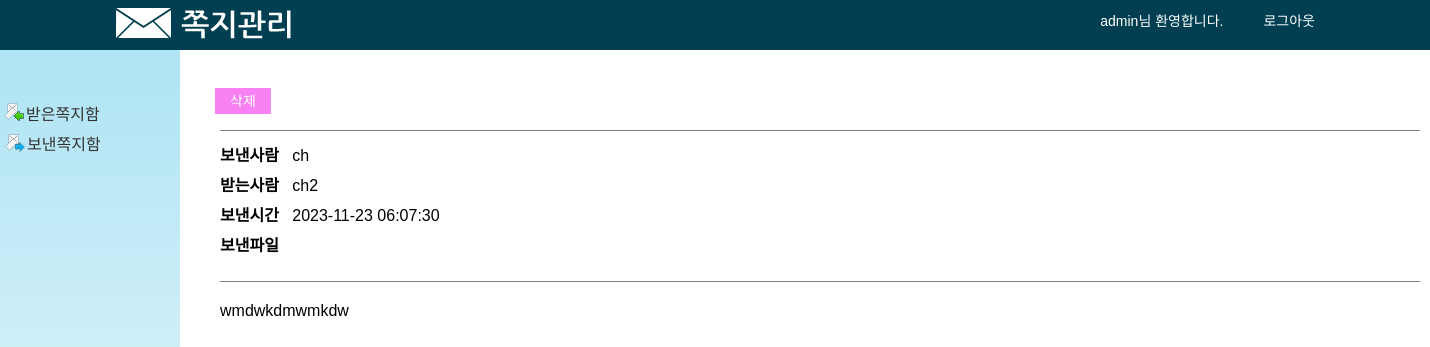
The app's page /chat/page/note/send_read.php?idx=1 (signed in) with its own data.
### tables this page shows
CREATE TABLE `send_note` (
  `idx` int NOT NULL AUTO_INCREMENT,
  `recv_id` varchar(45) NOT NULL,
  `send_id` varchar(45) NOT NULL,
  `title` varchar(100) NOT NULL,
  `content` text NOT NULL,
  `recv_chk` int NOT NULL,
  `send_date` timestamp NULL DEFAULT CURRENT_TIMESTAMP,
  PRIMARY KEY (`idx`)
);

### chat/include/db.php (called while the page is built, shortened)
<?php
 $db = new mysqli("localhost","root","qwer","bbs");
 $db->set_charset("utf8");
 function mq($sql){
   global $db;
   return $db->query($sql);
 }
 ?>

### chat/page/note/send_read.php (the view)
<?php
include $_SERVER['DOCUMENT_ROOT']."/include/db.php";
include $_SERVER['DOCUMENT_ROOT']."/include/header.php";
include $_SERVER['DOCUMENT_ROOT']."/include/menu.php";
if(isset($_SESSION['userid']))
    {
  $bno = $_GET['idx'];
  $sql = mq("select * from send_note where idx='".$bno."'");
  $recv = $sql->fetch_array();
?>
<aside>
	<ul id="note_menu">
		<li><img src="/imgs/recv.png" alt="recv" title="recv" /><a href="/page/note.php">받은쪽지함</a></li>
		<li><img src="/imgs/send.png" alt="recv" title="recv" /><a href="/page/note_send.php">보낸쪽지함</a></li>
	</ul>
</aside>
<div id="note_read">
	<div id="note_read_bt">
		<a href="send_delete.php?idx=<?php echo $recv['idx']; ?>" class="del_bt">삭제</a>
	</div>
	<div id="no_ri_line"></div>
	<div id="note_info">
		<div id="user_info">
			<ul>
				<li><b>보낸사람</b>&nbsp;&nbsp;&nbsp;<?php echo $recv['send_id']; ?></li>
				<li><b>받는사람</b>&nbsp;&nbsp;&nbsp;<?php echo $recv['recv_id']; ?></li>
				<li><b>보낸시간</b>&nbsp;&nbsp;&nbsp;<?php echo $recv['send_date']; ?></li>
				<li><b>보낸파일</b>&nbsp;&nbsp;&nbsp;<a href="../../upload/<?php echo $recv['file'];?>" download><?php echo $recv['file']; ?></a></li>
			</ul>
			<div id="no_ri_line"></div>
		</div>
		<div id="bo_content">
			<?php echo nl2br("$recv[content]"); ?>
		</div>
	</div>
</div>
    <?php
    }else{
         echo "<script>alert('잘못된 접근입니다.'); history.back();</script>";
     }
     include $_SERVER['DOCUMENT_ROOT']."/include/footer.php";
?>

### chat/css/common.css (style rules this page uses)
* { margin:0 auto; padding: 0; font-family: "Malgun gothic","Sans-Serif","arial"; }
a { color:#333; text-decoration: none; }
ul li { list-style: none; }
img { vertical-align: top; border: 0; }
aside { width:180px; height: 100%; background: #A9E2F3; background: -moz-linear-gradient(top, #A9E2F3 0%, #ffffff 100%); background: -webkit-linear-gradient(top, #A9E2F3 0%,#ffffff 100%); top:0; margin-left:0; z-index: -100; position: absolute; }
#note_menu { margin-top:100px; line-height: 30px; }
#note_read { width:1200px; position: absolute; word-break:break-all; left: 220px; }
#note_read_bt { margin-left: -20px; margin-top:40px; font-size:14px; }
#note_read_bt a { margin-left: 15px; }
.del_bt { padding: 5px 15px 5px 15px; background:#F781F3; color:white; }
#no_ri_line { width:100%; height:1px; background: gray; margin-left: 0; margin-top:20px; }
#note_info { margin-top:10px; font-size:16px; }
#user_info { line-height: 30px; }
#bo_content { margin-top:20px; }

### records on screen
send_note: send "ch", recv "ch2", send_date "2023-11-23 06:07:30", content "wmdwkdmwmkdw"

### other values on screen
$_SESSION['userid'] "admin"
